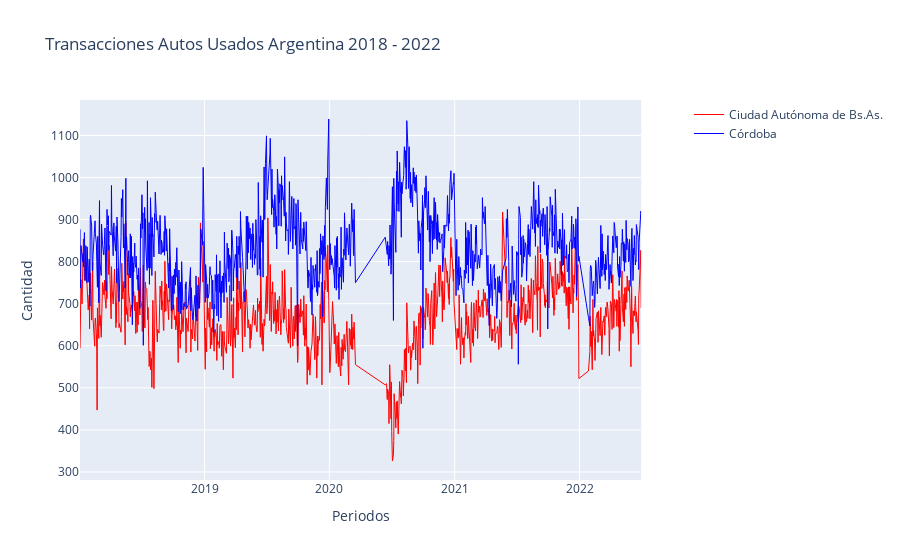

The notebook cell this image was saved under:
### Code cell
from plotly.subplots import make_subplots
def get_line_plot(dataframe, x, y1, y2, titulo):
    subfig = make_subplots(specs=[[{"secondary_y": True}]])

    fig  = px.line(dataframe, x=x, y=y1)

    fig2 = px.line(dataframe, x=x,y=y2)

    fig.update_layout(xaxis_rangeslider_visible=True)
    fig.update_traces(showlegend=True,name=y1,line_color='red', line_width=1)
    fig2.update_traces(showlegend=True,name=y2,line_color='#0000ff', line_width=1) #, yaxis="y2"
    subfig.add_traces(fig.data + fig2.data)

    subfig.layout.xaxis.title ="Periodos"
    subfig.layout.yaxis.title ="Cantidad"
    subfig.layout.yaxis2.title="Cantidad"
    subfig.layout.title=titulo 

    return subfig.show()

get_line_plot(df_g, "tramite_fecha", "Ciudad Autónoma de Bs.As.", "Córdoba", "Transacciones Autos Usados Argentina 2018 - 2022")

### Figure 1 — Plotly figure (JSON) as saved in the notebook; plotly's stock layout.template omitted (floating-point values rounded to 4 significant figures; data arrays with more than 128 entries replaced by an {"elided": "..."} marker saying what was removed)
{"data": [{"hovertemplate": "tramite_fecha=%{x}<br>Ciudad Autónoma de Bs.As.=%{y}<extra></extra>", "legendgroup": "", "line": {"color": "red", "dash": "solid", "width": 1}, "mode": "lines", "name": "Ciudad Autónoma de Bs.As.", "orientation": "v", "showlegend": true, "type": "scatter", "x": {"elided": "986 str values"}, "xaxis": "x", "y": {"elided": "986 int values"}, "yaxis": "y"}, {"hovertemplate": "tramite_fecha=%{x}<br>Córdoba=%{y}<extra></extra>", "legendgroup": "", "line": {"color": "#0000ff", "dash": "solid", "width": 1}, "mode": "lines", "name": "Córdoba", "orientation": "v", "showlegend": true, "type": "scatter", "x": {"elided": "986 str values"}, "xaxis": "x", "y": {"elided": "986 int values"}, "yaxis": "y"}], "layout": {"autosize": true, "title": {"text": "Transacciones Autos Usados Argentina 2018 - 2022"}, "xaxis": {"anchor": "y", "autorange": true, "domain": [0, 0.94], "range": ["2018-01-02", "2022-06-30"], "title": {"text": "Periodos"}, "type": "date"}, "yaxis": {"anchor": "x", "autorange": true, "domain": [0, 1], "range": [280.8, 1184.0], "title": {"text": "Cantidad"}, "type": "linear"}, "yaxis2": {"anchor": "x", "overlaying": "y", "side": "right", "title": {"text": "Cantidad"}}}}
